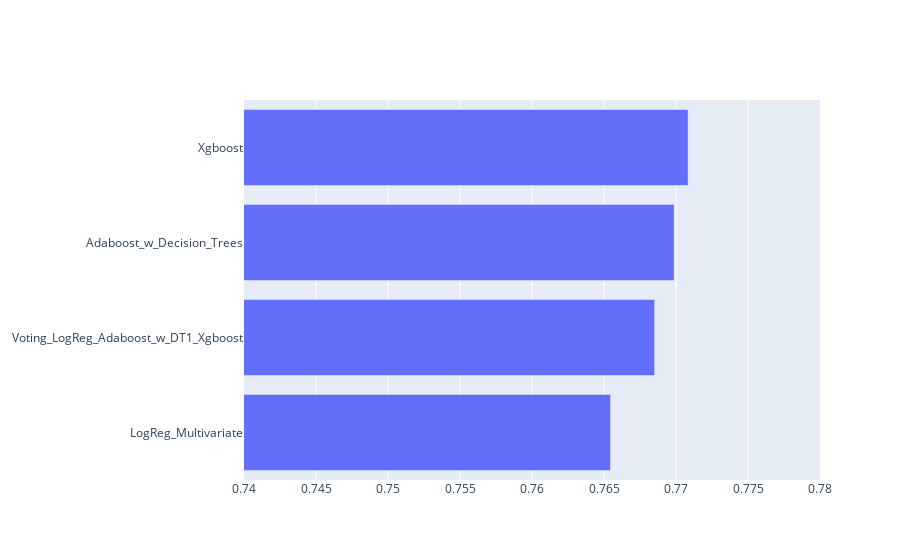

The code cell stored with this chart in its notebook:
### Code cell
# Visualising performance of the models on train set (part of the labelled dataset)
fig = go.Figure(go.Bar(x = df['F1_score_on_train_labelled'],
                       y = df['Model'], 
                       orientation='h'))

fig.update_layout(yaxis={'categoryorder':'total ascending'})

fig.update_xaxes(range=[0.74, 0.78])

fig.show()

### Figure 1 — Plotly figure (JSON) as saved in the notebook; plotly's stock layout.template omitted (floating-point values rounded to 4 significant figures)
{"data": [{"orientation": "h", "type": "bar", "x": [0.7655, 0.7699, 0.7708, 0.7685], "y": ["LogReg_Multivariate", "Adaboost_w_Decision_Trees", "Xgboost", "Voting_LogReg_Adaboost_w_DT1_Xgboost"]}], "layout": {"xaxis": {"range": [0.74, 0.78]}, "yaxis": {"categoryorder": "total ascending"}}}
